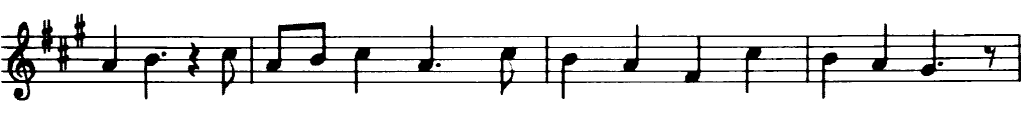
#> input picture INF573 - Computer Visioning algorithms and applications/Project - Music OCR/sheets/sheets/sheet1.png, 1024 x 134 px
$ python preprocessing.py   (Python 2 division)   (older library calls are emulated)
#> lines starting #> are read from the running program, lines starting #| are printed output that depends on the picture; after the words box and inside, x2 and y2 are one past the last pixel; in counts of white or black regions, pixels touching at a corner belong together
import cv2
import numpy as np
import matplotlib.pyplot as plt

# [34 lines left out: functions normalize, angleFft, findAngleWithFft, not called in this run]


def findAngleWithHoughLines(img, n, m):
  img = cv2.Canny(img,50, 200, 3)
  lines = cv2.HoughLines(img,0.5,np.pi/720,m/5)
  thetas = []
  for line in lines:
    theta = line[0][1]
#    print theta
    thetas.append(theta-np.pi/2)
#  return (np.sum(thetas)*180/np.pi)/len(thetas)
  return np.median(thetas)*180/np.pi


def rotateImage(img, n, m, angle):
  center = ((m -1)/2.0, (n-1)/2.0)
  rot = cv2.getRotationMatrix2D(center, angle, 1.0)
  cos = np.abs(rot[0, 0])
  sin = np.abs(rot[0, 1])
  nm = int((n * sin) + (m * cos))
  nn = int((n * cos) + (m * sin))
  rot[0, 2] += (nm / 2) - center[0]
  rot[1, 2] += (nn / 2) - center[1]
  result = cv2.warpAffine(img, rot, (nm, nn) , flags=cv2.INTER_LINEAR)
  return result

def projection(img, angle):
#  center = np.array([(m -1)/2.0, (n-1)/2.0])
  n, m = img.shape[:2]
  projVector = np.array([np.cos(angle), np.sin(angle)])
  corners = [(0,0), (n-1,0), (n-1,m-1), (0,m-1)]
  majorPoints = sorted([np.dot(corner, projVector) for corner in corners])
  Max, Min = majorPoints[3], majorPoints[0]
  print Max, Min
#  projVector /= (Max - Min)
#  C = Min / (Max - Min)
  projections = [0]*int(Max - Min+1)
  for i in range(n):
    for j in range(m):
      try:
        projections[int(np.dot(np.array([i,j]), projVector)-Min)] += 1-img[i][j]/255.0
      except IndexError:
        print Max - Min, np.dot(np.array([i,j]), projVector)-Min, n, i, m, j
#  plt.plot(range(int(Max-Min+1)), projections)
  return projections


# [68 lines left out: functions findAngleWithProjection, findAngleWithProjectionOptimized, getBoundingBoxes, isMax, localMaxes, not called in this run]


# [82 lines of commented-out code are left out]

def getSingleStaves(img, n, m):

  #Hough lines for whole image
  canny = cv2.Canny(img,50, 200, 3)
  lines = cv2.HoughLines(canny,0.5 ,np.pi/360,m/5)
  goodLines = []

  #taking horizontal lines
  for line in lines:
    if np.abs(line[0][1]-np.pi/2)<0.01:
      goodLines.append(line[0][0])

  #sorting them by y-coordinate and finding max distance between
  #2 lines = distance between 2 staves
  goodLines.sort()
  maxDistance = max(goodLines[i+1] - goodLines[i] for i in range(len(goodLines)-1))
  print goodLines, maxDistance

  #getting separation lines
  sepLines = [int(goodLines[0]//2)]
  for i in range(len(goodLines)-1):
    if goodLines[i+1] - goodLines[i] > 0.9 * maxDistance and goodLines[i+1] - goodLines[i] > goodLines[0] / 2:
      sepLines.append((goodLines[i]) + (goodLines[i+1] - goodLines[i])//2)
  sepLines.append(int(goodLines[-1]+n-1)//2)

  #getting subimages and line y-coordinates for single staves
  staves = []
  staffLines = []
  for s in range(len(sepLines)-1):
    if sepLines[s] + 6 < sepLines[s+1]:
      staves.append(img[int(sepLines[s]):int(sepLines[s+1]), 0:m-1])
      staffLine = [line for line in goodLines if line <=  sepLines[s+1] and line >= sepLines[s]]
      topLine, bottomLine = min(staffLine), max(staffLine)
      staffLine = [int(topLine + i * (bottomLine - topLine) / 4 - sepLines[s]) for i in range(5)]
      staffLines.append(staffLine)

  return staves, staffLines

# [10 lines left out: function drawStaffLines, not called in this run]

def regions(staves, staffLines, j):

  staff = staves[j]
  staffLine = staffLines[j]

  projections = projection(staff, np.pi/2)

  plt.plot(range(len(projections)), projections)
  plt.plot(range(len(projections)), [sum(projections)/len(projections)]*len(projections))

  average = sum(projections)/len(projections)
  regions, current= [], 0
  for i in range(len(projections)-1):
    if (projections[i] <= average and projections[i+1] > average):
      regions.append([current, i])
      current = i + 1
    elif (projections[i] > average and projections[i+1] <= average):
      current = i

  roi = [0]
  for i in range(len(regions)):
    roi.append((regions[i][1]+regions[i][0])//2)

  roi.append(m-1)
  regionsOfLine = []

  for x in range(len(roi)-1):
    pt1 = (roi[x], -1000)
    pt2 = (roi[x], 1000)
    cv2.line(staff, pt1, pt2, 120, 1, cv2.LINE_AA)
    subImage = staff[:, roi[x]:roi[x+1]]
    regionsOfLine.append(subImage)

  return staff, regionsOfLine


# [23 lines of commented-out code are left out]


if __name__ == '__main__':
  raw = cv2.imread('sheets/sheet1.png',0)
#> raw is the input picture: shape (134, 1024); min 0, max 255, mean 229.4
  n, m = raw.shape[:2]
#> n = 134; m = 1024
  raw = cv2.adaptiveThreshold(raw, 255, cv2.ADAPTIVE_THRESH_MEAN_C, cv2.THRESH_BINARY, 15, 5)
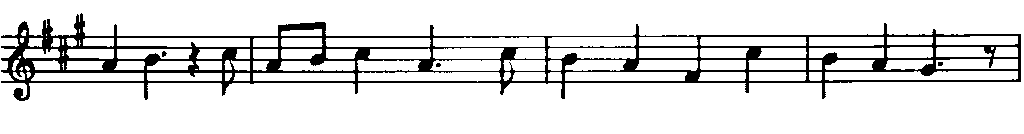
#> raw: shape (134, 1024); 88.3% white; 4 black regions (2 under 20 px), largest, box (x1, y1, x2, y2) and area: (1, 13, 1021, 101) 15957, (162, 51, 167, 57) 21
#  raw = 255-rotateImage(255-raw, n, m, 50)
#  n, m = raw.shape[:2]
#  cv2.imshow('image1',raw)

  angle = findAngleWithHoughLines(255-raw, n, m)
#> in findAngleWithHoughLines, `img = cv2.Canny(img,50, 200, 3)`:
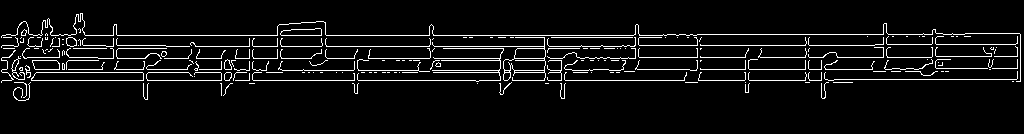
#> img: shape (134, 1024); 6% white in thin lines or dots, all inside (x1, y1, x2, y2) = (1, 13, 1021, 101)
#> in findAngleWithHoughLines, `lines = cv2.HoughLines(img,0.5,np.pi/720,m/5)`: lines = 18 rows, first 8: [80, 1.57], [35, 1.57], [46, 1.57], [69, 1.57], [72, 1.57], [58, 1.57], [57, 1.57], [45, 1.57]
#> the loop in findAngleWithHoughLines, `for line in lines:` made 18 passes
#> (line, theta) on passes 1 to 12: ([[80, 1.57]], 1.57), ([[35, 1.57]], 1.57), ([[46, 1.57]], 1.57), ([[69, 1.57]], 1.57), ([[72, 1.57]], 1.57), ([[58, 1.57]], 1.57), ([[57, 1.57]], 1.57), ([[45, 1.57]], 1.57), ([[48.5, 1.57]], 1.57), ([[72.5, 1.57]], 1.57), ([[70, 1.57]], 1.57), ([[34, 1.57]], 1.57)
#> after the loop in findAngleWithHoughLines, `for line in lines:`: thetas = [4.37e-08, 4.37e-08, 4.37e-08, 4.37e-08, 4.37e-08, 4.37e-08, 4.37e-08, 4.37e-08, -0.00436, -0.00436, 4.37e-08, 4.37e-08, -0.00436, -0.00436, -0.00436, 4.37e-08, 0.00436, 0.00436]
#> angle = 2.5e-06
#  print angle
#  projection(raw, 0)
  raw = 255-rotateImage(255-raw, n, m, angle)
#> in rotateImage, `rot = cv2.getRotationMatrix2D(center, angle, 1.0)`: rot = [[1, 4.37e-08, -2.91e-06], [-4.37e-08, 1, 2.24e-05]]
#> in rotateImage, `cos = np.abs(rot[0, 0])`: cos = 1
#> in rotateImage, `sin = np.abs(rot[0, 1])`: sin = 4.37e-08
#> in rotateImage, `nm = int((n * sin) + (m * cos))`: nm = 1024
#> in rotateImage, `nn = int((n * cos) + (m * sin))`: nn = 134
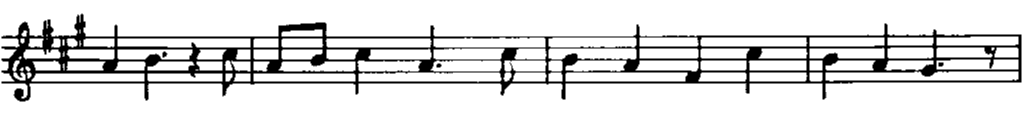
#> raw: shape (134, 1024); min 0, max 255, mean 225.2
  projections = projection(raw, 0)
#| 133.0 0.0
#> after the loop in projection, `for i in range(n):`: projections = 134 values, max 934.3 at index 82, min 0 at index 0, mean 119.7
  plt.plot(range(len(projections)), projections)
  cv2.imshow('image',(255-raw))
#  withBoxes, rects = getBoundingBoxes(raw, n, m)
#  cv2.imshow('boxes', withBoxes)


  staves, staffLines = getSingleStaves(raw, n, m)
#> in getSingleStaves, `canny = cv2.Canny(img,50, 200, 3)`:
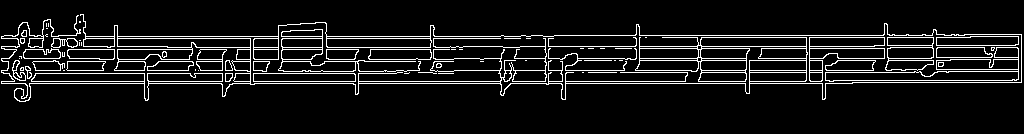
#> canny: shape (134, 1024); 8.5% white in thin lines or dots, all inside (x1, y1, x2, y2) = (1, 14, 1022, 102)
#> in getSingleStaves, `lines = cv2.HoughLines(canny,0.5 ,np.pi/360,m/5)`: lines = 19 rows, first 8: [83, 1.57], [81, 1.57], [70, 1.57], [46, 1.57], [36, 1.57], [58, 1.57], [38, 1.57], [35, 1.57]
#> the loop in getSingleStaves, `for line in lines:` made 19 passes
#> line on passes 1 to 12: [[83, 1.57]], [[81, 1.57]], [[70, 1.57]], [[46, 1.57]], [[36, 1.57]], [[58, 1.57]], [[38, 1.57]], [[35, 1.57]], [[47, 1.57]], [[49, 1.57]], [[73, 1.57]], [[61, 1.57]]
#> after the loop in getSingleStaves, `for line in lines:`: goodLines = [83, 81, 70, 46, 36, 58, 38, 35, 47, 49, 73, 61, 72, 59, 60, 37, 48, 71, 80]
#> in getSingleStaves, `maxDistance = max(goodLines[i+1] - goodLines[i] for i in range(len(goo..`: maxDistance = 9
#| [35.0, 36.0, 37.0, 38.0, 46.0, 47.0, 48.0, 49.0, 58.0, 59.0, 60.0, 61.0, 70.0, 71.0, 72.0, 73.0, 80.0, 81.0, 83.0] 9.0
#> in getSingleStaves, `sepLines = [int(goodLines[0]//2)]`: sepLines = [17]
#> the loop in getSingleStaves, `for i in range(len(goodLines)-1):` made 18 passes
#> the loop in getSingleStaves, `for s in range(len(sepLines)-1):` made 1 pass
#> (topLine, bottomLine) on pass 1: (35, 83)
#> after the loop in getSingleStaves, `for s in range(len(sepLines)-1):`: staffLines = [[18, 30, 42, 54, 66]]; staves = 1 item
#> staves = 1 item; staffLines = [[18, 30, 42, 54, 66]]
  numberOfLines = len(staffLines)
#> numberOfLines = 1
  i = 0
#  cv2.imshow("staff " + str(i), staves[i])
  staff, regionsOfLine = regions(staves, staffLines, i)
#> in regions, `staff = staves[j]`:
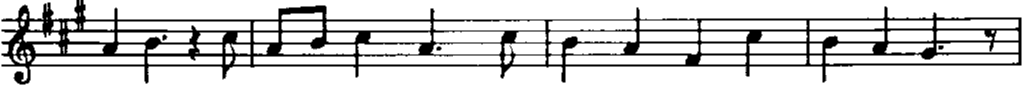
#> staff: shape (91, 1023); min 0, max 255, mean 211.1
#> in regions, `staffLine = staffLines[j]`: staffLine = [18, 30, 42, 54, 66]
#| 1022.0 0.0
#> in regions, `projections = projection(staff, np.pi/2)`: projections = 1023 values, max 61.51 at index 19, min 0 at index 0, mean 15.66
#> in regions, `average = sum(projections)/len(projections)`: average = 15.66
#> the loop in regions, `for i in range(len(projections)-1):` made 1022 passes
#> current on passes 8, 35, 42, 54, 59, 69, 74, 86, 103, 118, 144, 159: 8, 34, 42, 53, 59, 68, 74, 85, 103, 117, 144, 158
#> after the loop in regions, `for i in range(len(projections)-1):`: regions = 26 pairs, first value 0 to 994, second value 7 to 1017
#> the loop in regions, `for i in range(len(regions)):` made 26 passes
#> after the loop in regions, `for i in range(len(regions)):`: roi = 27 values from 0 to 1005
#> the loop in regions, `for x in range(len(roi)-1):` made 27 passes
#> (pt1, pt2) on passes 1 to 12: ((0, -1000), (0, 1000)), ((3, -1000), (3, 1000)), ((37, -1000), (37, 1000)), ((55, -1000), (55, 1000)), ((70, -1000), (70, 1000)), ((93, -1000), (93, 1000)), ((130, -1000), (130, 1000)), ((160, -1000), (160, 1000)), ((176, -1000), (176, 1000)), ((210, -1000), (210, 1000)), ((242, -1000), (242, 1000)), ((260, -1000), (260, 1000))
#> after the loop in regions, `for x in range(len(roi)-1):`:
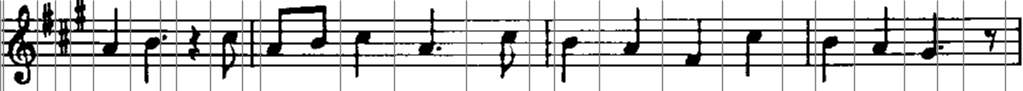
#> staff: shape (91, 1023); 7.82% of pixels changed, all inside (x1, y1, x2, y2) = (0, 0, 1007, 91)
#> after the loop in regions, `for x in range(len(roi)-1):`: regionsOfLine = 27 items
#> regionsOfLine = 27 items
  cv2.imshow("a single line", regionsOfLine[8])

  cv2.waitKey(0)
  cv2.destroyAllWindows()


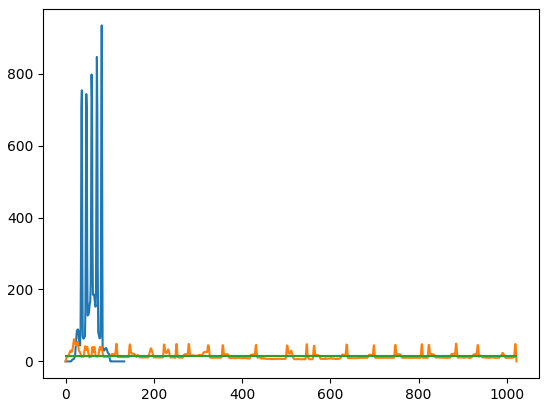
#> figure drawn by matplotlib, 1 panel; curve peaks at x = 82, y = 934.3; curve peaks at x = 19, y = 61.51

$ run again, with INF573 - Computer Visioning algorithms and applications/Project - Music OCR/sheets/sheets/sheet2.png copied over INF573 - Computer Visioning algorithms and applications/Project - Music OCR/sheets/sheets/sheet1.png
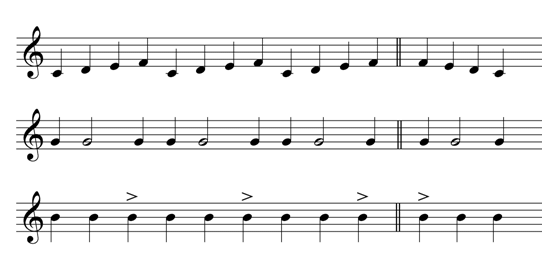
#> input picture INF573 - Computer Visioning algorithms and applications/Project - Music OCR/sheets/sheets/sheet2.png, 542 x 267 px
#> raw is the input picture: shape (267, 542); min 0, max 255, mean 238.8
#> in findAngleWithHoughLines, `lines = cv2.HoughLines(img,0.5,np.pi/720,m/5)`: lines = 69 rows, first 8: [36, 1.57], [208, 1.57], [126, 1.57], [133, 1.57], [119, 1.57], [230, 1.57], [43, 1.57], [201, 1.57]
#> the loop in findAngleWithHoughLines, `for line in lines:` made 69 passes
#> (line, theta) on passes 1 to 8: ([[36, 1.57]], 1.57), ([[208, 1.57]], 1.57), ([[126, 1.57]], 1.57), ([[133, 1.57]], 1.57), ([[119, 1.57]], 1.57), ([[230, 1.57]], 1.57), ([[43, 1.57]], 1.57), ([[201, 1.57]], 1.57)
#> after the loop in findAngleWithHoughLines, `for line in lines:`: thetas = 69 values, max 0.00436 at index 26, min -0.00873 at index 54, mean 0.000253
#> angle = 2.5e-06
#> rot = [[1, 4.37e-08, -5.81e-06], [-4.37e-08, 1, 1.18e-05]]
#> cos = 1
#> sin = 4.37e-08
#> nm = 542
#> nn = 267
#| 266.0 0.0
#> after the loop in projection, `for i in range(n):`: projections = 267 values, max 525.5 at index 45, min 0 at index 0, mean 67.09
#> canny: shape (267, 542); 8.6% white in thin lines or dots, all inside (x1, y1, x2, y2) = (16, 26, 542, 245)
#> in getSingleStaves, `lines = cv2.HoughLines(canny,0.5 ,np.pi/360,m/5)`: lines = 29 rows, first 8: [36, 1.57], [119, 1.57], [126, 1.57], [133, 1.57], [208, 1.57], [230, 1.57], [50, 1.57], [43, 1.57]
#> the loop in getSingleStaves, `for line in lines:` made 29 passes
#> after the loop in getSingleStaves, `for line in lines:`: goodLines = 28 values, max 232 at index 18, min 36 at index 0, mean 139.2
#> maxDistance = 54
#| [36.0, 43.0, 50.0, 57.0, 58.0, 60.0, 61.5, 64.0, 65.0, 67.0, 119.0, 121.0, 126.0, 133.0, 135.0, 140.0, 147.0, 201.0, 208.0, 215.0, 216.0, 218.0, 222.0, 223.0, 225.0, 226.0, 230.0, 232.0] 54.0
#> in getSingleStaves, `sepLines = [int(goodLines[0]//2)]`: sepLines = [18]
#> the loop in getSingleStaves, `for i in range(len(goodLines)-1):` made 27 passes
#> after the loop in getSingleStaves, `for i in range(len(goodLines)-1):`: sepLines = [18, 93, 174]
#> the loop in getSingleStaves, `for s in range(len(sepLines)-1):` made 3 passes
#> (topLine, bottomLine) on passes 1 to 3: (36, 67), (119, 147), (201, 232)
#> after the loop in getSingleStaves, `for s in range(len(sepLines)-1):`: staffLines = [[18, 25, 33, 41, 49], [26, 33, 40, 47, 54], [27, 34, 42, 50, 58]]; staves = 3 items
#> numberOfLines = 3
#> in regions, `staffLine = staffLines[j]`: staffLine = [18, 25, 33, 41, 49]
#| 540.0 0.0
#> in regions, `projections = projection(staff, np.pi/2)`: projections = 541 values, max 30.04 at index 37, min 0 at index 0, mean 11.39
#> average = 11.39
#> the loop in regions, `for i in range(len(projections)-1):` made 540 passes
#> current on passes 24, 43, 53, 63, 82, 92, 111, 121: 24, 42, 53, 62, 82, 91, 111, 120
#> after the loop in regions, `for i in range(len(projections)-1):`: regions = [[0, 23], [42, 52], [62, 81], [91, 110], [120, 139], [148, 167], [177, 196], [206, 225], [235, 254], [263, 282], [292, 311], [320, 340], [350, 369], [378, 395], [401, 419], [428, 445], [454, 469], [479, 494]]
#> the loop in regions, `for i in range(len(regions)):` made 18 passes
#> after the loop in regions, `for i in range(len(regions)):`: roi = [0, 11, 47, 71, 100, 129, 157, 186, 215, 244, 272, 301, 330, 359, 386, 410, 436, 461, 486]
#> the loop in regions, `for x in range(len(roi)-1):` made 19 passes
#> (pt1, pt2) on passes 1 to 8: ((0, -1000), (0, 1000)), ((11, -1000), (11, 1000)), ((47, -1000), (47, 1000)), ((71, -1000), (71, 1000)), ((100, -1000), (100, 1000)), ((129, -1000), (129, 1000)), ((157, -1000), (157, 1000)), ((186, -1000), (186, 1000))
#> after the loop in regions, `for x in range(len(roi)-1):`:
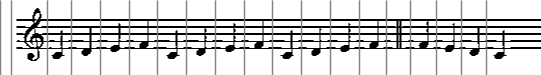
#> staff: shape (75, 541); min 0, max 255, mean 211.4
#> after the loop in regions, `for x in range(len(roi)-1):`: regionsOfLine = 19 items
#> ``:
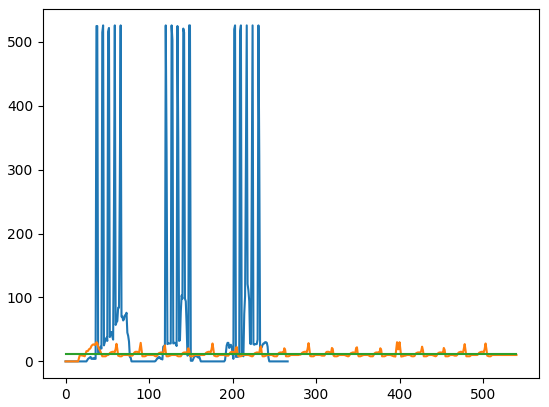
#> figure drawn by matplotlib, 1 panel; curve peaks at x = 45, y = 525.5; curve peaks at x = 37, y = 30.04
